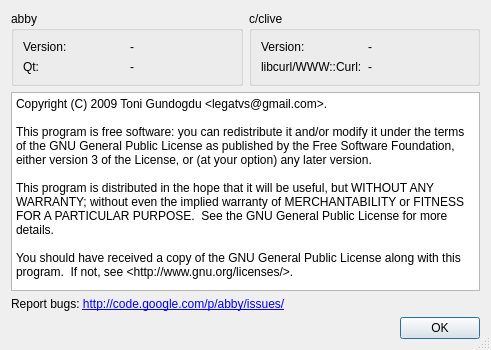
<ui version="4.0" >
 <author>Toni Gundogdu</author>
 <class>AboutDialog</class>
 <widget class="QDialog" name="AboutDialog" >
  <property name="windowModality" >
   <enum>Qt::ApplicationModal</enum>
  </property>
  <property name="geometry" >
   <rect>
    <x>0</x>
    <y>0</y>
    <width>491</width>
    <height>350</height>
   </rect>
  </property>
  <property name="windowTitle" >
   <string>About</string>
  </property>
  <property name="sizeGripEnabled" >
   <bool>true</bool>
  </property>
  <layout class="QGridLayout" name="gridLayout_3" >
   <item row="0" column="0" >
    <layout class="QHBoxLayout" name="horizontalLayout" >
     <item>
      <widget class="QGroupBox" name="groupBox_4" >
       <property name="title" >
        <string>abby</string>
       </property>
       <layout class="QGridLayout" name="gridLayout_2" >
        <item row="1" column="1" >
         <widget class="QLabel" name="qtVersionLabel" >
          <property name="text" >
           <string>-</string>
          </property>
         </widget>
        </item>
        <item row="0" column="1" >
         <widget class="QLabel" name="abbyVersionLabel" >
          <property name="text" >
           <string>-</string>
          </property>
         </widget>
        </item>
        <item row="0" column="0" >
         <widget class="QLabel" name="label_3" >
          <property name="text" >
           <string>Version:</string>
          </property>
         </widget>
        </item>
        <item row="1" column="0" >
         <widget class="QLabel" name="label_7" >
          <property name="text" >
           <string>Qt:</string>
          </property>
         </widget>
        </item>
       </layout>
      </widget>
     </item>
     <item>
      <widget class="QGroupBox" name="groupBox" >
       <property name="title" >
        <string>c/clive</string>
       </property>
       <layout class="QGridLayout" name="gridLayout" >
        <item row="0" column="0" >
         <widget class="QLabel" name="label_2" >
          <property name="text" >
           <string>Version:</string>
          </property>
         </widget>
        </item>
        <item row="0" column="1" >
         <widget class="QLabel" name="ccliveVersionLabel" >
          <property name="text" >
           <string>-</string>
          </property>
         </widget>
        </item>
        <item row="1" column="0" >
         <widget class="QLabel" name="label" >
          <property name="text" >
           <string>libcurl/WWW::Curl:</string>
          </property>
         </widget>
        </item>
        <item row="1" column="1" >
         <widget class="QLabel" name="curlVersionLabel" >
          <property name="text" >
           <string>-</string>
          </property>
         </widget>
        </item>
       </layout>
      </widget>
     </item>
    </layout>
   </item>
   <item row="2" column="0" >
    <widget class="QTextEdit" name="LicenseEdit" >
     <property name="readOnly" >
      <bool>true</bool>
     </property>
     <property name="html" >
      <string>&lt;!DOCTYPE HTML PUBLIC "-//W3C//DTD HTML 4.0//EN" "http://www.w3.org/TR/REC-html40/strict.dtd">
&lt;html>&lt;head>&lt;meta name="qrichtext" content="1" />&lt;style type="text/css">
p, li { white-space: pre-wrap; }
&lt;/style>&lt;/head>&lt;body style=" font-family:'Monospace'; font-size:9pt; font-weight:400; font-style:normal;">
&lt;p style=" margin-top:0px; margin-bottom:0px; margin-left:0px; margin-right:0px; -qt-block-indent:0; text-indent:0px;">Copyright (C) 2009 Toni Gundogdu &amp;lt;legatvs@gmail.com&amp;gt;.&lt;/p>
&lt;p style="-qt-paragraph-type:empty; margin-top:0px; margin-bottom:0px; margin-left:0px; margin-right:0px; -qt-block-indent:0; text-indent:0px;">&lt;/p>
&lt;p style=" margin-top:0px; margin-bottom:0px; margin-left:0px; margin-right:0px; -qt-block-indent:0; text-indent:0px;">This program is free software: you can redistribute it and/or modify it under the terms of the GNU General Public License as published by the Free Software Foundation, either version 3 of the License, or (at your option) any later version.&lt;/p>
&lt;p style="-qt-paragraph-type:empty; margin-top:0px; margin-bottom:0px; margin-left:0px; margin-right:0px; -qt-block-indent:0; text-indent:0px;">&lt;/p>
&lt;p style=" margin-top:0px; margin-bottom:0px; margin-left:0px; margin-right:0px; -qt-block-indent:0; text-indent:0px;">This program is distributed in the hope that it will be useful, but WITHOUT ANY WARRANTY; without even the implied warranty of MERCHANTABILITY or FITNESS FOR A PARTICULAR PURPOSE.  See the GNU General Public License for more details.&lt;/p>
&lt;p style="-qt-paragraph-type:empty; margin-top:0px; margin-bottom:0px; margin-left:0px; margin-right:0px; -qt-block-indent:0; text-indent:0px;">&lt;/p>
&lt;p style=" margin-top:0px; margin-bottom:0px; margin-left:0px; margin-right:0px; -qt-block-indent:0; text-indent:0px;">You should have received a copy of the GNU General Public License along with this program.  If not, see &amp;lt;http://www.gnu.org/licenses/&amp;gt;.&lt;/p>&lt;/body>&lt;/html></string>
     </property>
    </widget>
   </item>
   <item row="4" column="0" >
    <widget class="QDialogButtonBox" name="buttonBox" >
     <property name="orientation" >
      <enum>Qt::Horizontal</enum>
     </property>
     <property name="standardButtons" >
      <set>QDialogButtonBox::Ok</set>
     </property>
    </widget>
   </item>
   <item row="3" column="0" >
    <widget class="QLabel" name="label_4" >
     <property name="text" >
      <string>&lt;!DOCTYPE HTML PUBLIC "-//W3C//DTD HTML 4.0//EN" "http://www.w3.org/TR/REC-html40/strict.dtd">
&lt;html>&lt;head>&lt;meta name="qrichtext" content="1" />&lt;style type="text/css">
p, li { white-space: pre-wrap; }
&lt;/style>&lt;/head>&lt;body style=" font-family:'Monospace'; font-size:9pt; font-weight:400; font-style:normal;">
&lt;p style=" margin-top:0px; margin-bottom:0px; margin-left:0px; margin-right:0px; -qt-block-indent:0; text-indent:0px;">Report bugs: &lt;a href="http://code.google.com/p/abby/issues/">&lt;span style=" text-decoration: underline; color:#0000ff;">http://code.google.com/p/abby/issues/&lt;/span>&lt;/a>&lt;/p>&lt;/body>&lt;/html></string>
     </property>
     <property name="openExternalLinks" >
      <bool>false</bool>
     </property>
    </widget>
   </item>
  </layout>
 </widget>
 <resources/>
 <connections>
  <connection>
   <sender>buttonBox</sender>
   <signal>accepted()</signal>
   <receiver>AboutDialog</receiver>
   <slot>accept()</slot>
   <hints>
    <hint type="sourcelabel" >
     <x>248</x>
     <y>254</y>
    </hint>
    <hint type="destinationlabel" >
     <x>157</x>
     <y>274</y>
    </hint>
   </hints>
  </connection>
  <connection>
   <sender>buttonBox</sender>
   <signal>rejected()</signal>
   <receiver>AboutDialog</receiver>
   <slot>reject()</slot>
   <hints>
    <hint type="sourcelabel" >
     <x>316</x>
     <y>260</y>
    </hint>
    <hint type="destinationlabel" >
     <x>286</x>
     <y>274</y>
    </hint>
   </hints>
  </connection>
 </connections>
</ui>
